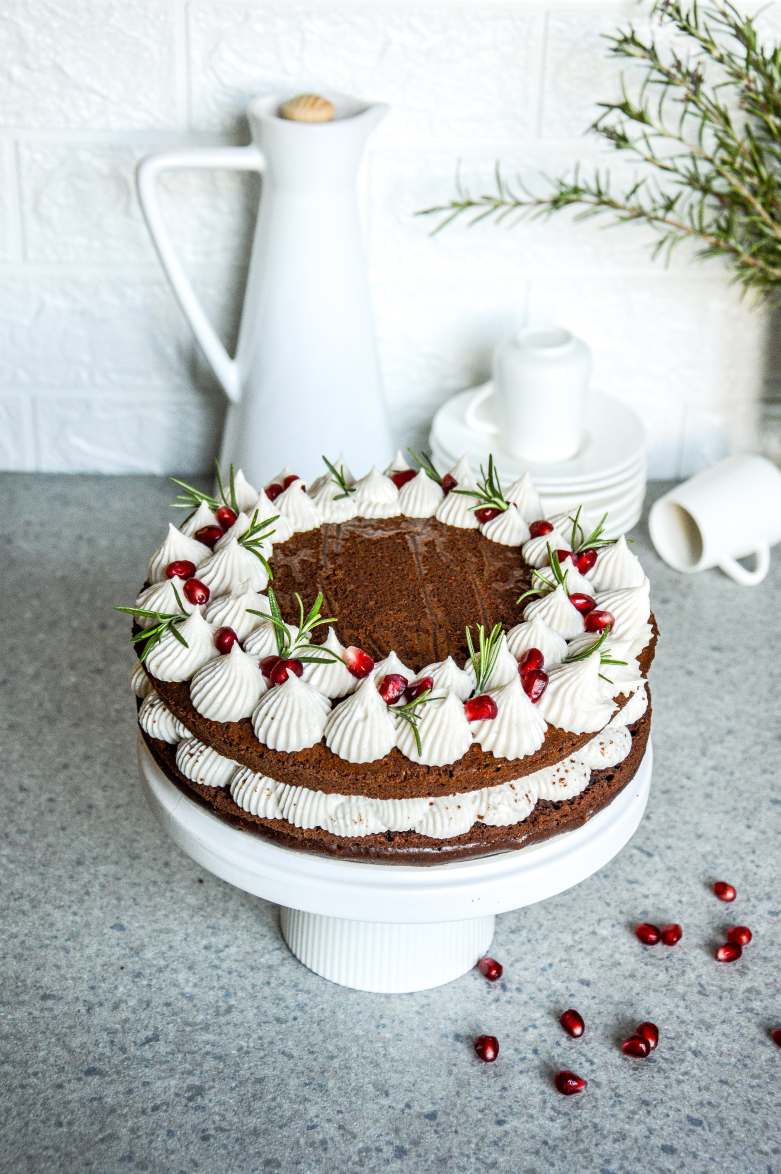
#> input picture image_resizer/my_image.jpg, 3903 x 5870 px, found by its file name (shown at 1/5 size)
$ python main.py
#> lines starting #> are read from the running program, lines starting #| are printed output that depends on the picture
"""image resizer app"""

import cv2

src = cv2.imread("./image_resizer/my_image.jpg", cv2.IMREAD_UNCHANGED)
#> src is the input picture: shape (5870, 3903, 3); mean B, G, R 184.8, 187.3, 184.1


scale_percent = 10

width = int(src.shape[1] * scale_percent / 100)
#> width = 390
height = int(src.shape[0] * scale_percent / 100)
#> height = 587

output = cv2.resize(src, (width, height))
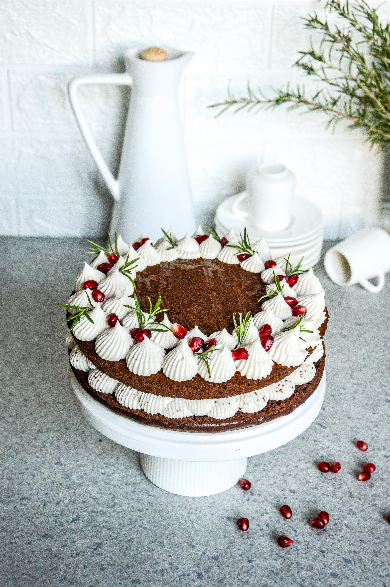
#> output: shape (587, 390, 3); mean B, G, R 184.7, 187.1, 184

cv2.imwrite("./image_resizer/resized_image.jpg", output)
cv2.waitKey(0)
